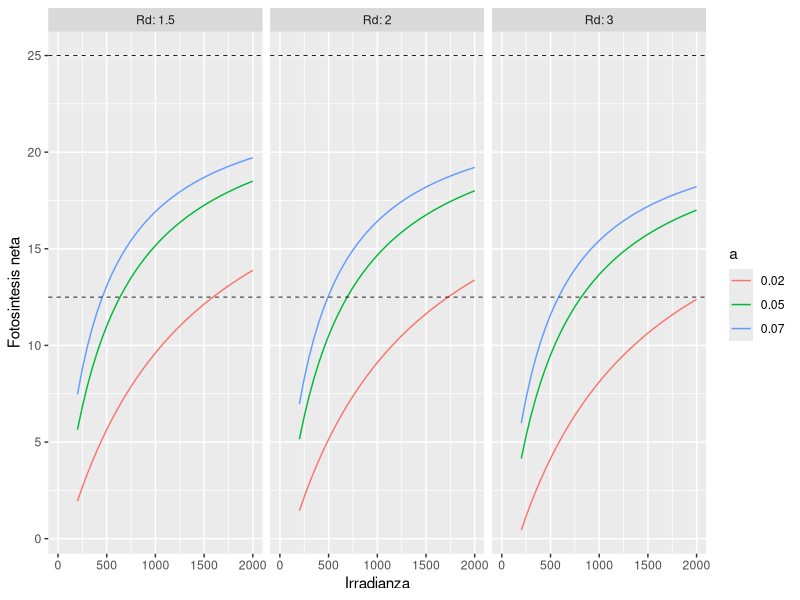
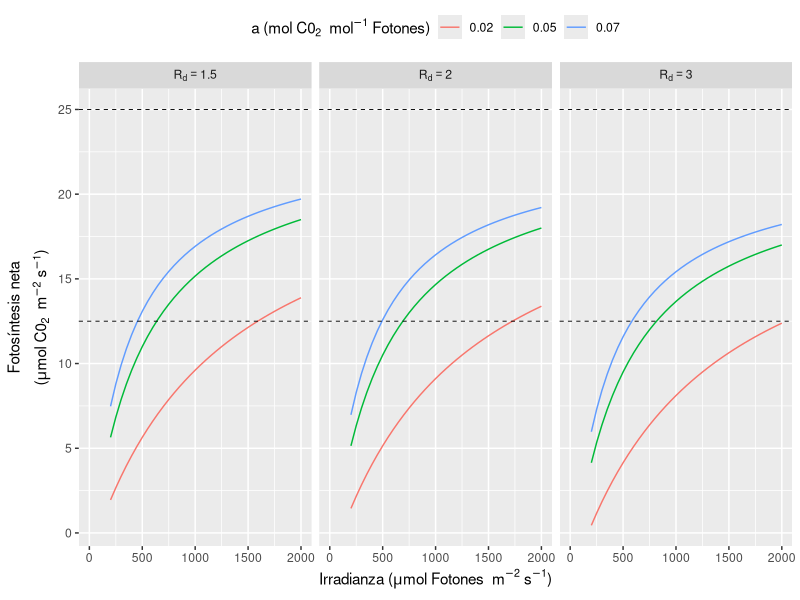

Generate these figures, in order, with R:
# Taller R y Rmarkdown
# Fecha: ago-2022
# Universidad CES - Biologia
# pguzmang
# Nota: archivo sin tildes en comentarios
# Encoding: UTF-8

# Tema: Codigo R para graficar ecuaciones no lineales con varias variables o parametros
# usando ggplot2 y el comando expand.grid

# Librerias
library(tidyverse)

# Ejemplo -----
# Fotosintesis neta vs. irrandianza, de acuerdo a Figura 2 de 
# Archontoulis, S. V., & Miguez, F. E. (2015), https://doi.org/10.2134/agronj2012.0506
# Fotosistensis neta: en umol CO2 / (m2 * s)
# Irradianza: en umol Fotones / (m2 * s)
# Se graficara la funcion de Hiperbola rectangular en la Tabla 1 de 
# Archontoulis, S. V., & Miguez, F. E. (2015)

# Estrategia de cinco pasos ----
# Paso (1): secuencia para predictoras (irradianza) ----
x <- seq(from = 200, to = 2000, by = 50)   # umol Fotones / (m2 * s) 
length(x)   # cuantos valores se generaron
head(x)     # revise los primeros seis
tail(x)     # revise los ultimos seis

# Paso (2): parametros ----
a      <- c(0.02, 0.05, 0.07)  # mol CO2 / mol fotones
Rd     <- c(1.5, 2, 3)         # umol CO2 / (m2 * s)
y.asim <- 25                   # umol CO2 / (m2 * s)

# Paso (3): tabla con combinaciones de valores ----
dat <- expand.grid(x = x, a = a, Rd = Rd, y.asim = y.asim)   # 37 * 3 * 3 * 1 = 333 filas

# revisemos la tabla generada
str(dat)     # estructura de la tabla (1800 filas, 4 columnas)
head(dat)    # 1eras. seis filas de la tabla

# Nota: 
# Ejecucion de pasos (1), (2) y (3) en un solo bloque de codigo R:
# dat <- expand.grid(
#   x      = seq(from = 200, to = 2000, by = 50),   # irradianza, umol Fotones / (m2 * s) 
#   a      = c(0.02, 0.05, 0.07),      # mol CO2 / mol fotones
#   Rd     = c(1.5, 2, 3),             # umol CO2 / m2*s
#   y.asim = 25                        # umol CO2 / m2*s
# )

# Paso (4): evaluacion de la funcion o calculo de y ----
dat <- dat %>%
  mutate(
    y = a*x*y.asim / (y.asim + a*x) - Rd
  )

# Exploremos la nueva tabla:
head(dat)            # 1eras. 6 filas de la tabla
sapply(dat, range)   # el min y max de cada variable

# Paso (5): Grafico ----
ggplot(dat, aes(x = x, y = y, color = as.character(a) )) + 
  geom_line() +
  geom_hline(yintercept = c(y.asim/2, y.asim), size = 0.3, linetype = "dashed") +
  facet_grid(~ Rd, labeller = label_both) + xlim(0,2000) +
  labs(x = "Irradianza", y = "Fotosintesis neta", color = "a")


# Anexo: notacion matematica en el grafico ----
# Definicion de etiquetas a los ejes del grafico con notacion matematica (de R)
texto.y1 <- expression(
  "Fotosíntesis neta ("*mu*"mol C0"[2]~~m^-2~s^-1*")"      # esto es notacion matematica de R, ver ayuda en: ?plotmath
)
texto.y2 <- expression(
  atop("Fotosíntesis neta", "("*mu*"mol C0"[2]~~m^-2~s^-1*")" ) 
)

texto.x <- expression(
  "Irradianza ("*mu*"mol Fotones"~~m^-2~s^-1*")" 
)

texto.color <- expression(
  "a (mol C0"[2]~~mol^-1~Fotones*")" 
)

# Se agrega columna Rd.math al data.frame 'dat' con etiquetas para Rd en escritura
# matematica. Esto para lograr un subindice en la etiqueta de Rd en el grafico
dat <- dat %>%
  mutate(
    Rd.math = recode(
      Rd,
      "1.5" = "R[d] == 1.5",   # esto es notacion matematica de R, ver ayuda en: ?plotmath
      "2"   = "R[d] == 2.0",
      "3"   = "R[d] == 3.0",
    )
  )

# Grafico con todo lo anterior
# Note el uso de la nueva columna Rd.math en las facetas
# y el uso del valor "label_parsed" para el argumento "labeller" en
# facet_grid
ggplot(dat, aes(x = x, y = y, color = as.character(a) )) + 
  geom_line() +
  geom_hline(yintercept = c(y.asim/2, y.asim), size = 0.3, linetype = "dashed") +
  facet_grid(~ Rd.math, labeller = label_parsed) + xlim(0,2000) +
  labs(x = texto.x, y = texto.y2, color = texto.color) +
  theme(legend.position = "top")


